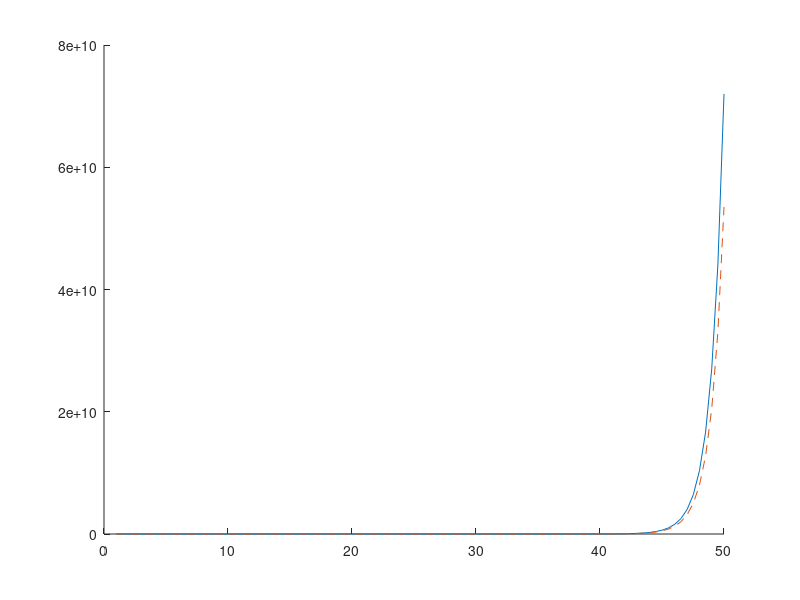

This chart was generated by the following MATLAB code:
% Written by Evan Gravelle and Julio Martinez
% 12/11/16

clear;clc;close all

c = .01;
x = linspace(1,50,100);
y = exp(c*x.^2);
z = 2*exp(c*(x-1).^2);

hold on
plot(x,y)
plot(x,z,'--')